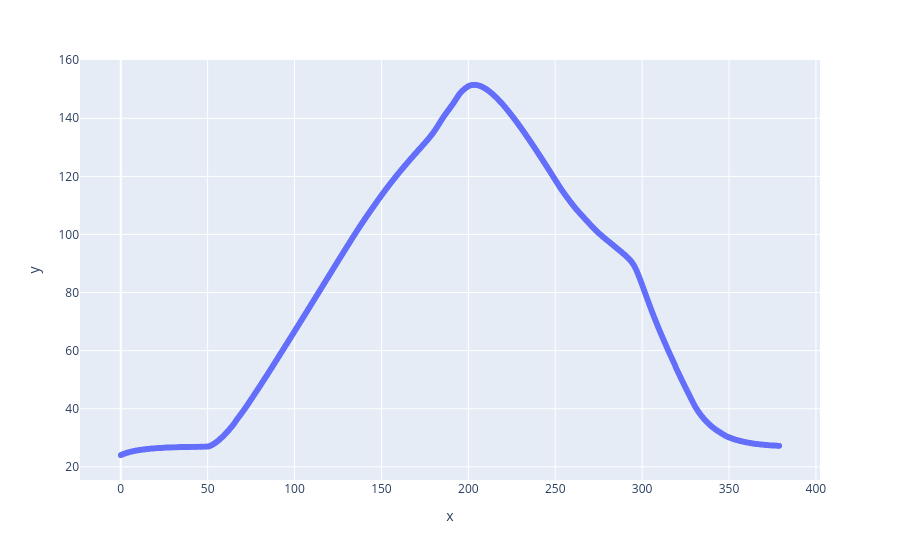

The notebook cell this image was saved under:
### Code cell
px.scatter(x=time, y=T)

### Figure 1 — Plotly figure (JSON) as saved in the notebook; plotly's stock layout.template omitted (floating-point values rounded to 4 significant figures; data arrays with more than 128 entries replaced by an {"elided": "..."} marker saying what was removed)
{"data": [{"hovertemplate": "x=%{x}<br>y=%{y}<extra></extra>", "legendgroup": "", "marker": {"color": "#636efa", "symbol": "circle"}, "mode": "markers", "name": "", "showlegend": false, "type": "scattergl", "x": {"elided": "3790 float values"}, "xaxis": "x", "y": {"elided": "3790 float values"}, "yaxis": "y"}], "layout": {"legend": {"tracegroupgap": 0}, "margin": {"t": 60}, "xaxis": {"anchor": "y", "domain": [0, 1], "title": {"text": "x"}}, "yaxis": {"anchor": "x", "domain": [0, 1], "title": {"text": "y"}}}}
